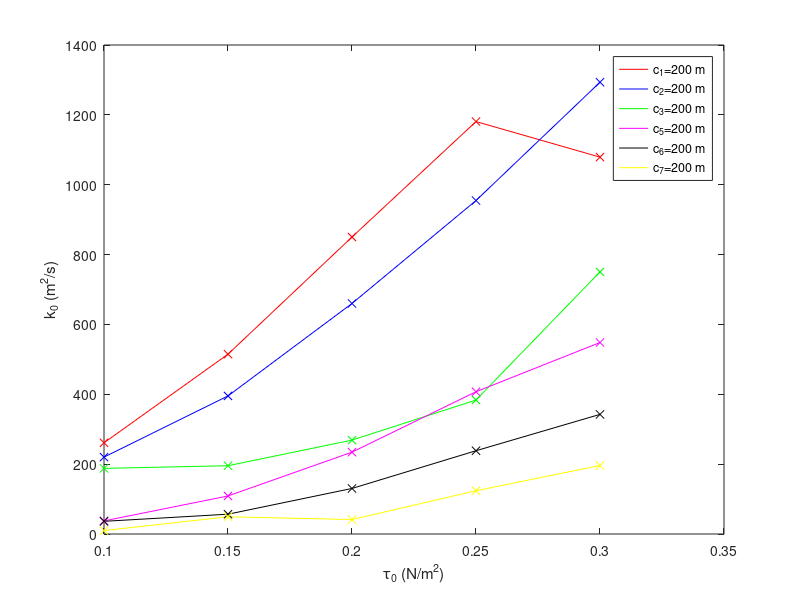

Source code (MATLAB):


    clear all
   close all
  clc

TAU_C_1_200=[0.1     0.15     0.2     0.25     0.3]; 

  K_C_1_200=[  261.1   514.8   850.2    1180.8   1079.0 ];% C1=200;

plot(TAU_C_1_200,K_C_1_200,'r') 
hold on

TAU_C_2_200=[0.1     0.15     0.2     0.25     0.3];  

  K_C_2_200=[  220.1   395.3    660.0   954.7    1293.5];% C2=200;

plot(TAU_C_2_200,K_C_2_200,'b') 
hold on

TAU_C_3_200=[0.1     0.15     0.2     0.25     0.3];

  K_C_3_200=[  187.9   195.5    268.8   383.6    750.4 ];% C3=200; 

plot(TAU_C_3_200,K_C_3_200,'g') 
hold on

TAU_C_5_200=[0.1     0.15     0.2     0.25     0.3]; 

  K_C_5_200=[  37.5    108.9    234.3   407.3    548.2 ];% C5=200;

plot(TAU_C_5_200,K_C_5_200,'m') 
hold on

TAU_C_6_200=[0.1     0.15     0.2     0.25     0.3];

  K_C_6_200=[  36.3    56.7     130.4   238.4    342.5 ];% C6=200; 

plot(TAU_C_6_200,K_C_6_200,'k') 
hold on

TAU_C_7_200=[0.1     0.15     0.2     0.25     0.3];   

  K_C_7_200=[  9.8     49.3     41.4    123.9    196.2 ];% C7=200; 

plot(TAU_C_7_200,K_C_7_200,'y') 


hold on
plot(TAU_C_1_200,K_C_1_200,'xr')
hold on
plot(TAU_C_2_200,K_C_2_200,'xb')
hold on
plot(TAU_C_3_200,K_C_3_200,'xg')
hold on
plot(TAU_C_5_200,K_C_5_200,'xm')
hold on
plot(TAU_C_6_200,K_C_6_200,'xk')
hold on
plot(TAU_C_7_200,K_C_7_200,'xy')
hold on

legend('c_1=200 m','c_2=200 m','c_{3}=200 m','c_5=200 m','c_6=200 m','c_{7}=200 m')

x1=xlabel('\tau_0 (N/m^2)')
y1=ylabel('k_0 (m^2/s)')


